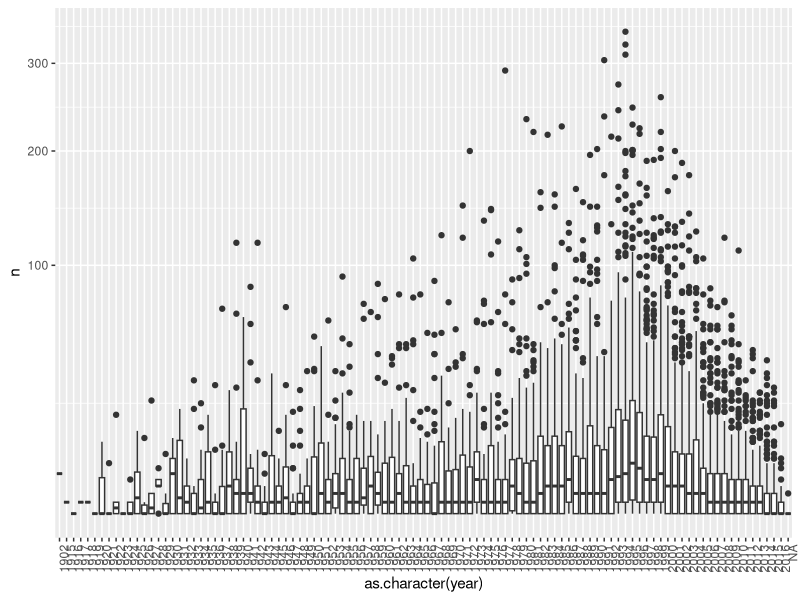
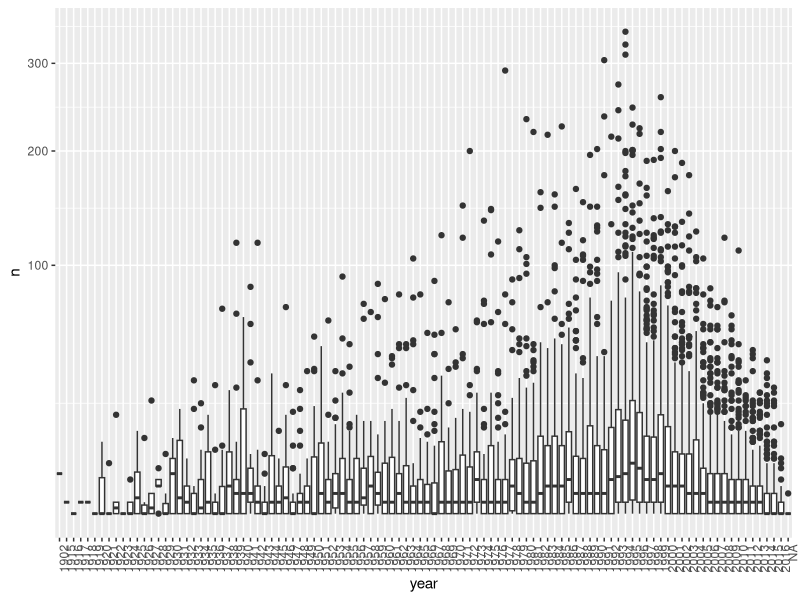
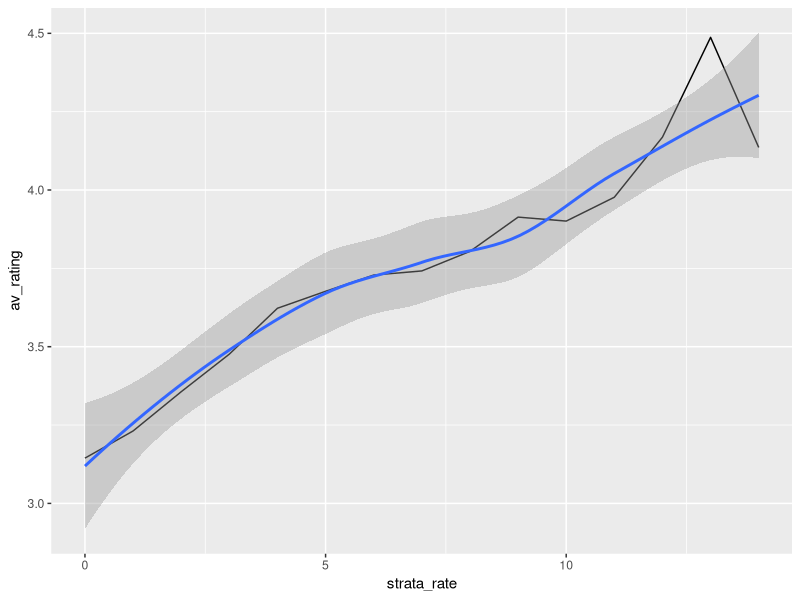
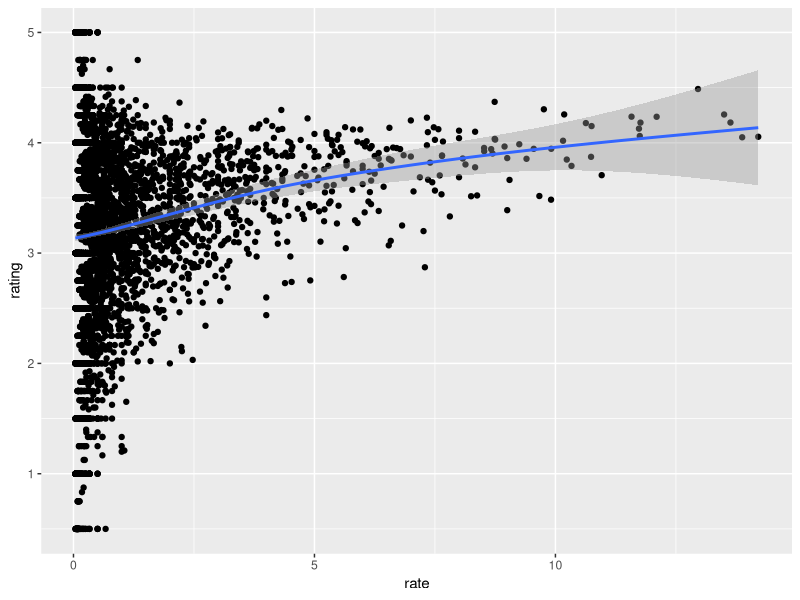
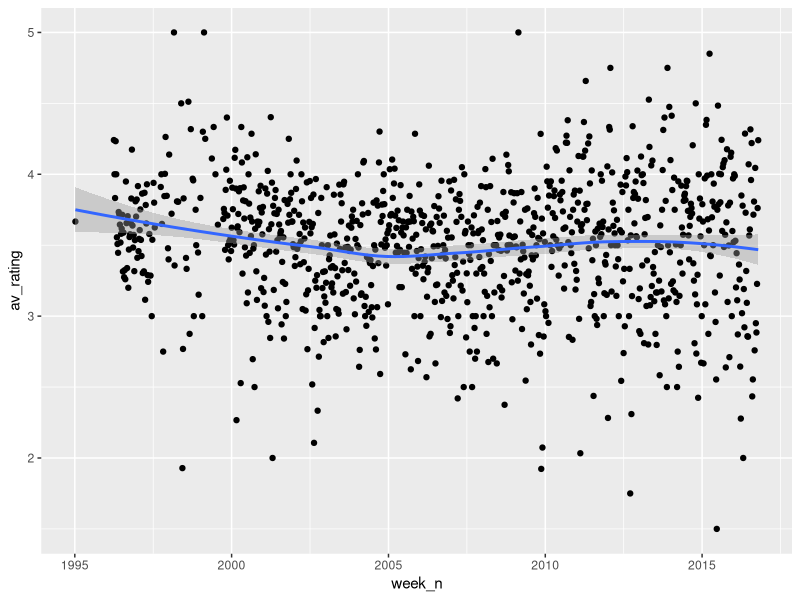
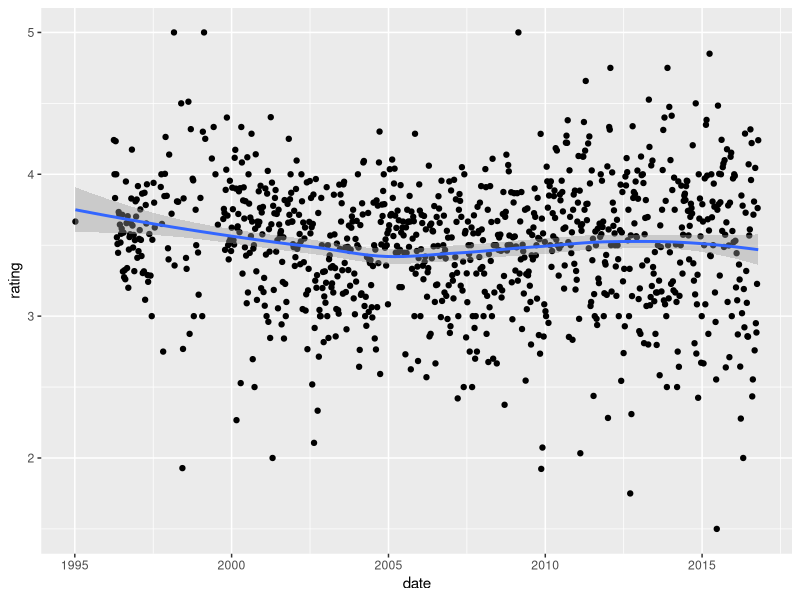
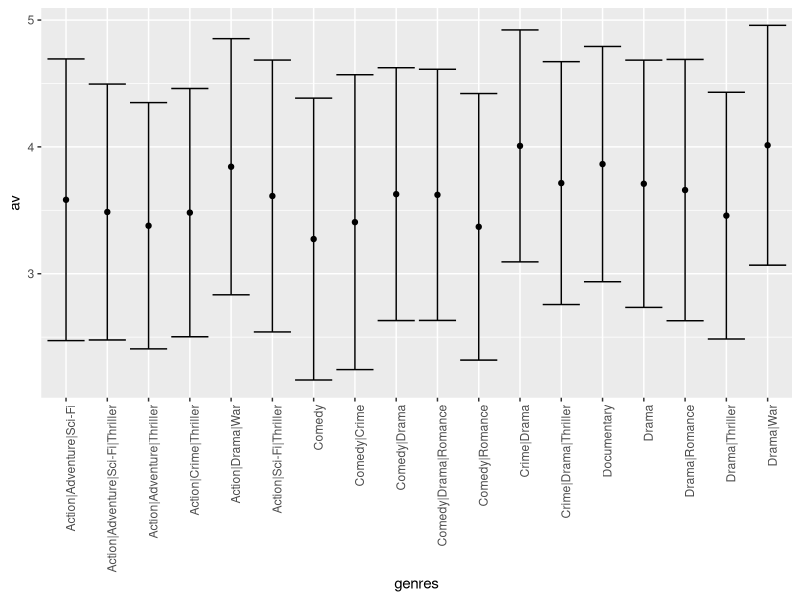

Generate these figures, in order, with R: (Note: this script raises an error after producing the figures.)
library(tidyverse)
library(lubridate)
library(dslabs)
data("movielens")

#Q1
n_rating <- movielens %>% 
  group_by(movieId) %>%
  summarize(n = n(), year = first(year))

n_rating %>% ggplot(aes(x = as.character(year), y = n)) + 
              geom_boxplot() + scale_y_sqrt() + 
              theme(axis.text.x = element_text(angle = 90, hjust = 1))

#Harvards solution is better than mine:
movielens %>% group_by(movieId) %>%
  summarize(n = n(), year = as.character(first(year))) %>%
  qplot(year, n, data = ., geom = "boxplot") +
  scale_y_sqrt() +
  theme(axis.text.x = element_text(angle = 90, hjust = 1))


#Q2
n_rating <- movielens %>% 
  filter(year >= 1993) %>%
  group_by(movieId) %>% 
  summarise(n_per_year = mean(n()/(2018 - year)), title = first(title), year = as.character(first(year)))

top_number_rating <- n_rating[order(n_rating$n_per_year, decreasing = TRUE), ] %>% head(25)
  
tst <- movielens %>% group_by(movieId) %>%
  filter(movieId %in% top_number_rating$movieId) %>%
  summarise(title = first(title), av_rating = mean(rating))

merge(x = top_number_rating, y = tst, by = c("movieId", "title"))[c(1,2,4,3,5)]


#Harvards solution is beter again. I forgot about "arrange" function
movielens %>% 
  filter(year >= 1993) %>%
  group_by(movieId) %>%
  summarize(n = n(), years = 2018 - first(year),
            title = title[1],
            rating = mean(rating)) %>%
  mutate(rate = n/years) %>%
  top_n(25, rate) %>%
  arrange(desc(rate))


#Q3
movielens %>% 
  filter(year >= 1993) %>%
  group_by(movieId) %>%
  summarize(n = n(), years = 2018 - first(year),
            title = title[1],
            rating = mean(rating)) %>%
  mutate(strata_rate = round(n/years)) %>% 
  group_by(strata_rate) %>%
  summarise(av_rating = mean(rating)) %>%
  ggplot(aes(strata_rate, av_rating)) +
  geom_line() + geom_smooth()

#My answer is beter than Harvards, no stratification in their one:
movielens %>% 
  filter(year >= 1993) %>%
  group_by(movieId) %>%
  summarize(n = n(), years = 2018 - first(year),
            title = title[1],
            rating = mean(rating)) %>%
  mutate(rate = n/years) %>%
  ggplot(aes(rate, rating)) +
  geom_point() +
  geom_smooth()

#Q5
movielens <- mutate(movielens, date = as_datetime(timestamp))

#Q6
movielens %>% 
  group_by(week_n = round_date(date, unit = "week")) %>%
  summarise(av_rating = mean(rating)) %>%
  ggplot(aes(week_n, av_rating)) +
  geom_point() + geom_smooth()
            

#I don't see any time effect
#harvards solution is exactly the same, trend is the same. I thought it is too small to count :(
movielens %>% mutate(date = round_date(date, unit = "week")) %>%
  group_by(date) %>%
  summarize(rating = mean(rating)) %>%
  ggplot(aes(date, rating)) +
  geom_point() +
  geom_smooth()

#Q8
movielens %>% 
  group_by(genres) %>%
  filter(n() > 1000) %>%
  summarise(av = mean(rating), se = sd(rating)) %>%
  ggplot(aes(genres, av)) + 
  geom_point() +
  geom_errorbar(aes(ymin = av - se, ymax = av+se)) + 
  theme(axis.text.x = element_text(angle = 90, hjust = 1))

movielens %>% 
  group_by(genres) %>%
  filter(n() > 1000) %>%
  summarise(av = mean(rating), se = sd(rating)) %>% .[which.min(sum_stat$av),]

#Harvards answer is better, because of reorder and correct se calculation:
movielens %>% group_by(genres) %>%
  summarize(n = n(), avg = mean(rating), se = sd(rating)/sqrt(n())) %>%
  filter(n >= 1000) %>% 
  mutate(genres = reorder(genres, avg)) %>%
  ggplot(aes(x = genres, y = avg, ymin = avg - 2*se, ymax = avg + 2*se)) + 
  geom_point() +
  geom_errorbar() + 
  theme(axis.text.x = element_text(angle = 90, hjust = 1))
